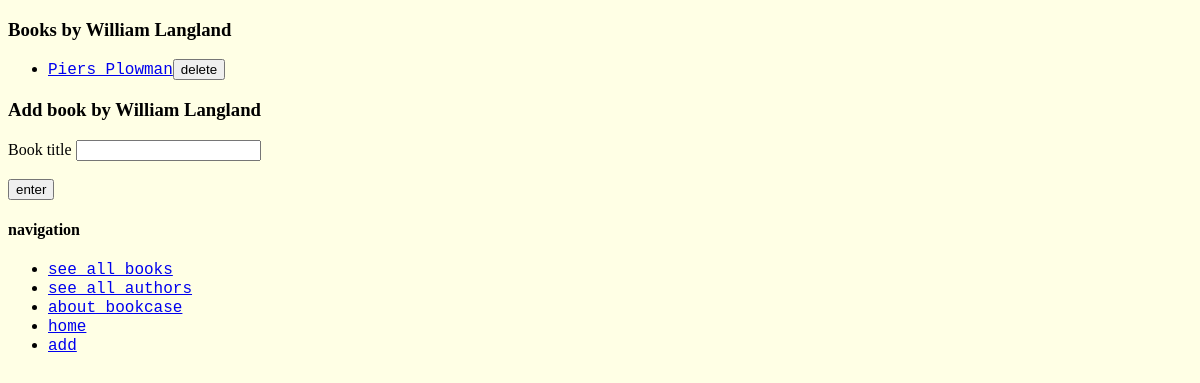
The app's page /author/14/ with its own data.
### books/models.py (models this page shows, shortened)
class Author( models.Model ) :
    name = models.CharField( max_length = 200  )
    books = models.ManyToManyField( Book)

class Book( models.Model) :
    title = models.CharField( max_length=200)
    author_name = models.CharField( max_length = 200)

### books/views.py (the view)
# urls.py: url(r'^author/(?P<author_pk>\d+)/$', 'books.views.author'),
def author( request, author_pk) :
    a = Author.objects.get( pk = int(author_pk))
    author = {}
    author['name'] = a.name
    author['books'] = []
    for b in Book.objects.filter( author_name = a.name ) :
        x = { 'title' : b.title , 'pk' : b.pk }
        author['books'].append( {'title': b.title, 'pk':b.pk})
    return render( request, "author.html", {'author': [author]})

### books/templates/author.html (shortened to what this page needs)
<!DOCTYPE html>
<link rel="stylesheet" href="../../static/simple.css" />
<html>
{%for a in author %}
<h3 id=Author_name name="{{a.name}}">Books by {{a.name}}</h3>
<ul>
{%for b in a.books %}
<li><a href='/book/{{b.pk}}'>{{b.title}}</a><button class="delete_Book" id="{{b.pk}}">delete</button></li>
{%endfor%}
</ul>
{%endfor%}
{%for a in author %}
<h3>Add book by {{a.name}} </h3>
{%endfor%}
Book title  <input id="new_Book_title"><br><br>
<button id = "enter_new_Book_Author">enter</button>
<h4>navigation</h4>
<ul>
    <li><a href='/books/'>see all books</a></li>
    <li><a href='/authors/'>see all authors</li>
    <li><a href='/about/'>about bookcase</a></li>
    <li><a href='/home/'>home</a></li>
    <li><a href='/add/'>add</a></li>
</ul>
</html>

### books/static/simple.css (style rules this page uses)
h3 { font-family: "Georgia", Georgia, serif; }
h4 { font-family: "Georgia", Georgia, serif; }
a { font-family: "Courier New", Courier, monospace; }

### records on screen
Author: name "William Langland", name "William Langland"
Book: title "Piers Plowman"
